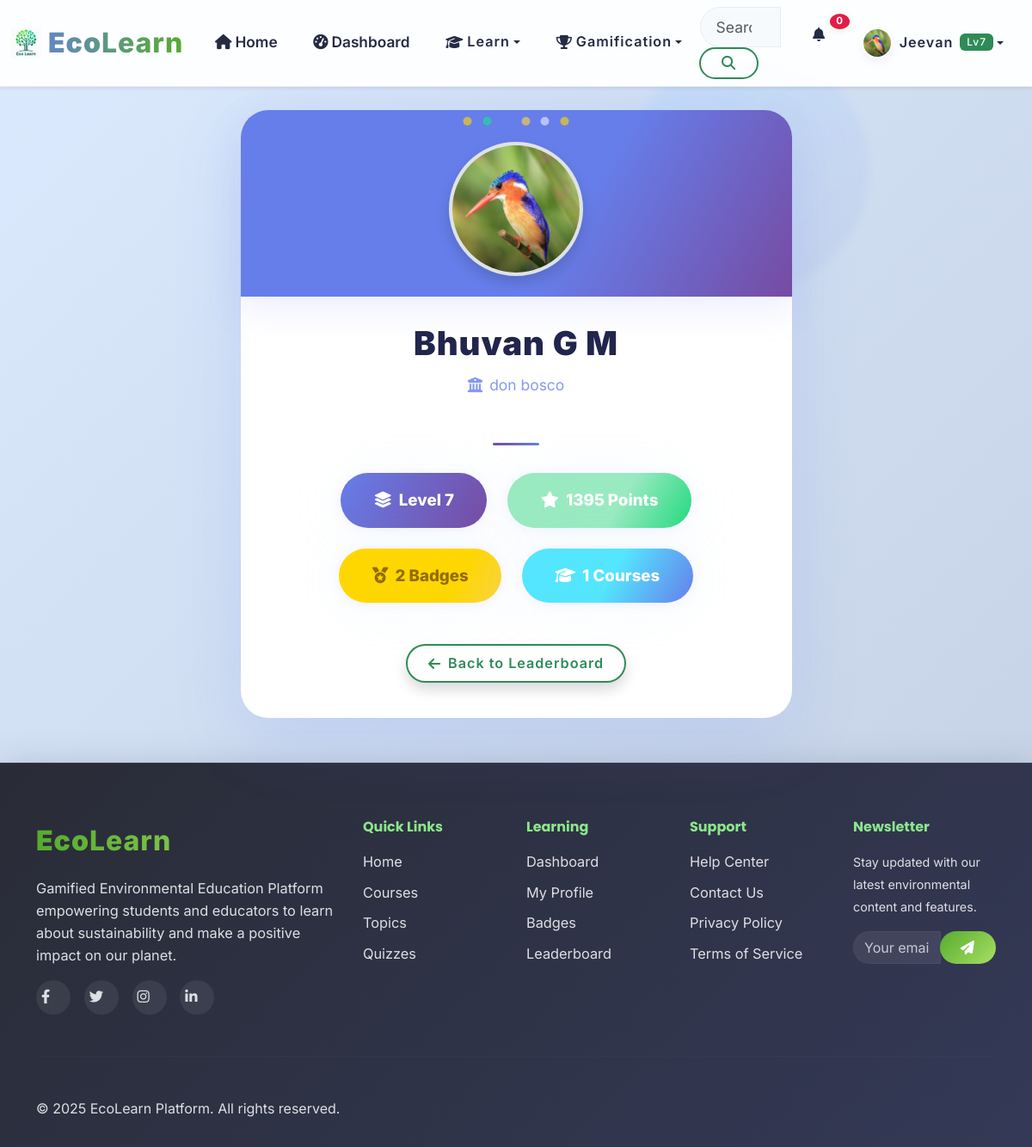
Page /user/Bhuvan/ (signed in) on the committed database.
### apps/accounts/models.py (models this page shows, shortened)
class User(AbstractUser):
    email = models.EmailField(unique=True)
    first_name = models.CharField(max_length=30)
    last_name = models.CharField(max_length=30)
    USER_TYPES = (
        ('student', 'Student'),
        ('teacher', 'Teacher'),
        ('admin', 'Administrator'),
    )
    user_type = models.CharField(max_length=20, choices=USER_TYPES, default='student')
    institution = models.CharField(max_length=100, blank=True)
    grade_level = models.CharField(max_length=20, blank=True)
    student_id = models.CharField(max_length=100, blank=True)  # NEW
    avatar = models.ImageField(upload_to='avatars/', blank=True, null=True)
    bio = models.TextField(max_length=500, blank=True)
    date_of_birth = models.DateField(blank=True, null=True)
    phone = models.CharField(max_length=20, blank=True)  # NEW
    total_points = models.IntegerField(default=0)
    level = models.IntegerField(default=1)
    experience_points = models.IntegerField(default=0)
    last_login_streak = models.IntegerField(default=0)
    total_lessons_completed = models.IntegerField(default=0)
    total_quizzes_taken = models.IntegerField(default=0)
    preferred_language = models.CharField(max_length=10, default='en')
    notifications_enabled = models.BooleanField(default=True)
    email_notifications = models.BooleanField(default=False)
    show_on_leaderboard = models.BooleanField(default=True)
    learning_style = models.CharField(max_length=50, blank=True)
    created_at = models.DateTimeField(auto_now_add=True)
    updated_at = models.DateTimeField(auto_now=True)
    is_verified = models.BooleanField(default=False)
    USERNAME_FIELD = 'email'
    REQUIRED_FIELDS = ['username', 'first_name', 'last_name']
    class Meta:
        db_table = 'users'
        verbose_name = 'User'
        verbose_name_plural = 'Users'

### apps/core/views.py (the view)
# urls.py: path('user/<str:username>/', PublicProfileView.as_view(), name='public_profile'),
class PublicProfileView(TemplateView):
    template_name = 'core/public_profile.html'
    def get_context_data(self, **kwargs):
        context = super().get_context_data(**kwargs)
        username = self.kwargs.get('username')
        profile_user = get_object_or_404(User, username=username)
        if profile_user.user_type == 'student':
            progress, _ = UserProgress.objects.get_or_create(user=profile_user)
            points_value = progress.total_points
            level = progress.get_level() if hasattr(progress, 'get_level') else 1
            badges_count = UserBadge.objects.filter(user=profile_user).count()
        else:
            points_value = 0
            level = 0
            badges_count = 0
        enrollments = Enrollment.objects.filter(user=profile_user)
        courses_completed = enrollments.filter(is_completed=True).count()
        context.update({
            'profile_user': profile_user,
            'user_level': level,
            'user_points': points_value,
            'user_badges': badges_count,
            'courses_completed': courses_completed,
        })
        return context

### apps/accounts/context_processors.py (called while the page is built)
def user_gamification(request):
    if request.user.is_authenticated:
        if getattr(request.user, 'user_type', None) != 'student':
            return {
                'user_level': 0,
                'user_points': 0,
                'user_badges': 0,
            }
        try:
            progress = UserProgress.objects.get(user=request.user)
            level = progress.get_level()
            points = progress.total_points
            badges = request.user.earned_badges.count() if hasattr(request.user, 'earned_badges') else 0
        except UserProgress.DoesNotExist:
            level = 1
            points = 0
            badges = 0
    else:
        level = 0
        points = 0
        badges = 0
    return {
        'user_level': level,
        'user_points': points,
        'user_badges': badges,
    }

### apps/gamification/models.py (called while the page is built)
    def get_level(self):
        pts = self.total_points
        for i, threshold in enumerate(self.LEVEL_THRESHOLDS):
            if pts < threshold:
                return i
        return len(self.LEVEL_THRESHOLDS)

### templates/core/public_profile.html (shortened to what this page needs)
{% extends 'base.html' %}
{% load static %}
{% block body_class %}public-profile-page{% endblock %}
{% block content %}
<div class="container">
    <div class="row justify-content-center">
        <div class="col-lg-7">
            <div class="profile-pop position-relative text-center">
                <div class="profile-glassbg"></div>
                <div class="confetti">
                    <span class="c1"></span>
                    <span class="c2"></span>
                    <span class="c3"></span>
                    <span class="c4"></span>
                    <span class="c5"></span>
                    <span class="c1"></span>
                </div>
                <div class="profile-banner text-center position-relative mb-0 border-0">
                    <img src="{% if profile_user.avatar %}{{ profile_user.avatar.url }}{% else %}{% static 'images/avatars/default.png' %}{% endif %}"
                        alt="{{ profile_user.get_full_name }}"
                        class="profile-avatar-lg {% if profile_user.avatar %}has-avatar{% endif %} shadow border border-4">
                </div>
                <div class="mt-4 pb-1">
                    <div class="profile-username">{{ profile_user.get_full_name }}</div>
                    {% if profile_user.institution %}
                        <div class="profile-institution"><i class="fas fa-university me-2"></i>{{ profile_user.institution }}</div>
                    {% endif %}
                </div>
                <div class="profile-divider"></div>
                <div class="profile-badges-row">
                    <div class="profile-badge badge-level"><i class="fas fa-layer-group me-1"></i> Level {{ user_level }}</div>
                    <div class="profile-badge badge-points"><i class="fas fa-star me-1"></i> {{ user_points }} Points</div>
                    <div class="profile-badge badge-badges"><i class="fas fa-medal me-1"></i> {{ user_badges }} Badges</div>
                    <div class="profile-badge badge-courses"><i class="fas fa-graduation-cap me-1"></i> {{ courses_completed }} Courses</div>
                </div>
                <div class="mt-5">
                    <a href="{% url 'core:leaderboard' %}" class="btn btn-outline-primary px-4 py-2 fw-bold rounded-pill shadow"><i class="fas fa-arrow-left me-2"></i>Back to Leaderboard</a>
                </div>
            </div>
        </div>
    </div>
</div>
{% endblock %}

### templates/components/navigation.html (shortened to what this page needs)
{% load static %}
<nav class="navbar navbar-expand-lg navbar-light bg-white shadow-sm fixed-top">
    <div class="container-fluid">
        <a class="navbar-brand d-flex align-items-center" href="{% url 'core:home' %}">
            <img src="{% static 'images/Logos.png' %}" alt="EEP Logo" class="navbar-logo me-2" style="height: 32px;">
            <span class="brand-text"><strong class="text-primary">Eco</strong><span class="text-success">Learn</span></span>
        </a>
        <div class="collapse navbar-collapse" id="navbarNav">
            <ul class="navbar-nav me-auto">
                <li class="nav-item">
                    <a class="nav-link {% if request.resolver_match.url_name == 'home' %}active{% endif %}" href="{% url 'core:home' %}">
                        <i class="fas fa-home me-1"></i>Home
                    </a>
                </li>
                {% if user.is_authenticated %}
                    {% if user.user_type != 'teacher' %}
                    <li class="nav-item">
                        <a class="nav-link {% if request.resolver_match.url_name == 'dashboard' %}active{% endif %}" href="{% url 'core:dashboard' %}">
                            <i class="fas fa-tachometer-alt me-1"></i>Dashboard
                        </a>
                    </li>
                    {% endif %}
                {% endif %}
                 {% if user.user_type != 'teacher' %}
                <li class="nav-item dropdown">
                    <button class="nav-link dropdown-toggle btn btn-link border-0 bg-transparent" type="button" data-bs-toggle="dropdown">
                        <i class="fas fa-graduation-cap me-1"></i>Learn
                    </button>
                </li>
                {% endif %}
                {% if user.is_authenticated %}
                <li class="nav-item dropdown">
                    <button class="nav-link dropdown-toggle btn btn-link border-0 bg-transparent" type="button" data-bs-toggle="dropdown">
                        <i class="fas fa-trophy me-1"></i>Gamification
                    </button>
                </li>
                {% endif %}
            </ul>
            <form class="d-flex me-3" role="search">
                <div class="input-group">
                    <input class="form-control search-input" type="search" placeholder="Search courses, topics..." aria-label="Search" id="globalSearch">
                    <button class="btn btn-outline-primary" type="submit">
                        <i class="fas fa-search"></i>
                    </button>
                </div>
            </form>
            <ul class="navbar-nav">
                {% if user.is_authenticated %}
                    <li class="nav-item dropdown">
                        <button class="nav-link notification-toggle btn btn-link border-0 bg-transparent" type="button" data-bs-toggle="dropdown">
                            <i class="fas fa-bell"></i>
                            <span class="notification-badge" id="notificationCount">0</span>
                        </button>
                    </li>
                    <li class="nav-item dropdown">
                        <button class="nav-link dropdown-toggle user-menu btn btn-link border-0 bg-transparent" type="button" data-bs-toggle="dropdown">
                            <img src="{% if user.avatar %}{{ user.avatar.url }}{% else %}{% static 'images/avatars/default.png' %}{% endif %}" alt="Profile" class="user-avatar me-2">
                            <span class="user-name">{{ user.first_name }}</span>
                            <span class="user-level badge bg-primary ms-2">Lv{{ user_level }}</span>
                        </button>
                    </li>
                {% endif %}
            </ul>
        </div>
    </div>
</nav>

### static/css/base.css (style rules this page uses)
:root { --primary-color: #2E8B57; --primary-light: #3CB371; --primary-dark: #228B22; --secondary-color: #20B2AA; --accent-color: #32CD32; --success-color: #28a745; --info-color: #17a2b8; --warning-color: #ffc107; --danger-color: #dc3545; --white: #ffffff; --gray-50: #f8f9fa; --gray-100: #e9ecef; --gray-200: #dee2e6; --gray-300: #ced4da; --gray-400: #adb5bd; --gray-500: #6c757d; --gray-600: #495057; --gray-700: #343a40; --gray-800: #212529; --gray-900: #000000; --font-primary: 'Inter', -apple-system, BlinkMacSystemFont, sans-serif; --font-heading: 'Poppins', sans-serif; --spacing-xs: 0.25rem; --spacing-sm: 0.5rem; --spacing-md: 1rem; --spacing-lg: 1.5rem; --spacing-xl: 2rem; --spacing-2xl: 3rem; --radius-sm: 0.25rem; --radius-md: 0.375rem; --radius-lg: 0.5rem; --radius-xl: 0.75rem; --radius-2xl: 1rem; --radius-full: 9999px; --shadow-sm: 0 1px 2px 0 rgba(0, 0, 0, 0.05); --shadow-md: 0 4px 6px -1px rgba(0, 0, 0, 0.1); --shadow-lg: 0 10px 15px -3px rgba(0, 0, 0, 0.1); --shadow-xl: 0 20px 25px -5px rgba(0, 0, 0, 0.1); --transition-fast: 150ms ease-in-out; --transition-normal: 300ms ease-in-out; --transition-slow: 500ms ease-in-out; }
* { box-sizing: border-box; }
body { font-family: var(--font-primary); font-size: 1rem; line-height: 1.6; color: var(--gray-700); background-color: #f5f7fa; -webkit-font-smoothing: antialiased; -moz-osx-font-smoothing: grayscale; }
a { color: var(--primary-color); text-decoration: none; transition: color var(--transition-fast); }
.navbar { backdrop-filter: blur(10px); background-color: rgba(255, 255, 255, 0.95) !important; border-bottom: 1px solid var(--gray-200); transition: all var(--transition-normal); }
.navbar-brand { font-weight: 700; font-size: 1.25rem; }
.navbar-logo { height: 32px; width: auto; }
.nav-link { font-weight: 500; padding: var(--spacing-sm) var(--spacing-md) !important; border-radius: var(--radius-md); transition: all var(--transition-fast); }
.user-avatar { width: 32px; height: 32px; border-radius: var(--radius-full); object-fit: cover; border: 2px solid var(--white); }
.user-menu { display: flex; align-items: center; padding: var(--spacing-xs) var(--spacing-md); border-radius: var(--radius-lg); transition: all var(--transition-fast); }
.notification-toggle { position: relative; }
.notification-badge { position: absolute; top: -2px; right: -2px; background-color: var(--danger-color); color: var(--white); font-size: 0.75rem; font-weight: 600; padding: 2px 6px; border-radius: var(--radius-full); min-width: 18px; height: 18px; display: flex; align-items: center; justify-content: center; }
.search-input { min-width: 250px; border-radius: var(--radius-lg); border: 1px solid var(--gray-300); padding: var(--spacing-sm) var(--spacing-md); transition: all var(--transition-fast); }
.btn { font-weight: 500; border-radius: var(--radius-md); padding: var(--spacing-sm) var(--spacing-lg); transition: all var(--transition-fast); border: none; cursor: pointer; display: inline-flex; align-items: center; justify-content: center; text-decoration: none; }
.btn-outline-primary { border: 2px solid var(--primary-color); color: var(--primary-color); background: transparent; }
.badge { font-weight: 500; padding: 4px 8px; border-radius: var(--radius-md); font-size: 0.75rem; }
.text-primary { color: var(--primary-color) !important; }
.text-success { color: var(--success-color) !important; }
.bg-primary { background-color: var(--primary-color) !important; }

### rows in the picture
User: avatar (picture), first_name "Jeevan"
User: avatar (picture), get_full_name "Bhuvan G M", institution "don bosco"

### other values in the picture
{{ user_level }} "7"
{{ user_points }} "1395"
{{ user_badges }} "2"
{{ courses_completed }} "1"
